Frame 1 (no input): blank canvas, image omitted
Frame 60 (the mouse pressed at the canvas centre just before this capture): blank canvas, image omitted
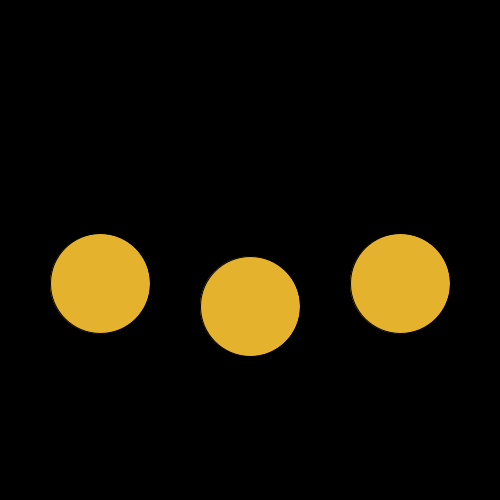
Frame 120 (the mouse held since frame 60 and released just before this capture)

The Processing sketch whose frames 1 and 60 were blank and that drew this single picture after the mouse press (run headless with seeded random() and noise(); from frame 60 on, the mouse is pressed at the canvas centre):

// Processing sketch: processing_172159
// ── processing_172159.pde

float counter = 0;
float mode;
float mode2;
float colour;

void setup()
{
  size(500,500);
  smooth();
  background(255);
  colorMode(HSB,360,100,100);
}

void draw()
{
  background(360,100,0);
float huepfen1 = map((sin(counter)*2)/(mouseX/40),-1,1,-10,100);
float huepfen2 = map((sin(counter)*2)/(mouseX/40),-1,1,100,-10);
float zittern = map(sin(6*counter)*10,-1,1,0.1,1);

float blau = map(sin(counter),-1,1,187,188);
float orange = map(sin(counter),-1,1,43,44);

if (mouseX<300)
{
  mode = huepfen1;
  mode2 = huepfen2;
  colour = orange;
  
} else {
  mode = zittern;
  mode2 = zittern;
  colour = blau;
  translate(0,50);
}


translate(0,height/2);
fill(colour,80,90);
ellipse(100,mode,100,100);
ellipse(400,mode,100,100);
ellipse(250,mode2,100,100);

counter += 0.1;
}
  
  
